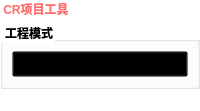
 <widget class="QWidget" name="ADB_02">
 <attribute name="title">
 <string>CR项目</string>
 </attribute>
 <property name="styleSheet">
 <string notr="true">background: transparent;</string>
 </property>
 <layout class="QVBoxLayout" name="crPageLayout">
 <property name="spacing">
 <number>4</number>
 </property>
 <property name="leftMargin">
 <number>0</number>
 </property>
 <property name="topMargin">
 <number>0</number>
 </property>
 <property name="rightMargin">
 <number>0</number>
 </property>
 <property name="bottomMargin">
 <number>0</number>
 </property>
 <item>
 <widget class="QLabel" name="crPageTitle">
 <property name="font">
 <font>
 <family>Microsoft YaHei UI</family>
 <pointsize>9</pointsize>
 <bold>true</bold>
 </font>
 </property>
 <property name="styleSheet">
 <string notr="true">color: #ff6b6b; background: transparent;</string>
 </property>
 <property name="text">
 <string> CR项目工具</string>
 </property>
 </widget>
 </item>
 <item>
 <widget class="QGroupBox" name="crMainGroup">
 <property name="font">
 <font>
 <family>Microsoft YaHei UI</family>
 <pointsize>9</pointsize>
 <bold>true</bold>
 </font>
 </property>
 <property name="title">
 <string> 工程模式</string>
 </property>
 <layout class="QVBoxLayout" name="crMainLayout">
 <property name="spacing">
 <number>3</number>
 </property>
 <item>
 <widget class="QPushButton" name="AS33_CR_enter_engineering_mode_button">
 <property name="minimumSize">
 <size>
 <width>0</width>
 <height>22</height>
 </size>
 </property>
 <property name="font">
 <font>
 <family>Microsoft YaHei UI</family>
 <pointsize>9</pointsize>
 <bold>true</bold>
 </font>
 </property>
 <property name="text">
 <string> AS33_CR 进入工程模式</string>
 </property>
 </widget>
 </item>
 </layout>
 </widget>
 </item>
 <item>
 <spacer name="crPageSpacer">
 <property name="orientation">
 <enum>Qt::Vertical</enum>
 </property>
 <property name="sizeHint" stdset="0">
 <size>
 <width>20</width>
 <height>22</height>
 </size>
 </property>
 </spacer>
 </item>
 </layout>
 </widget>
